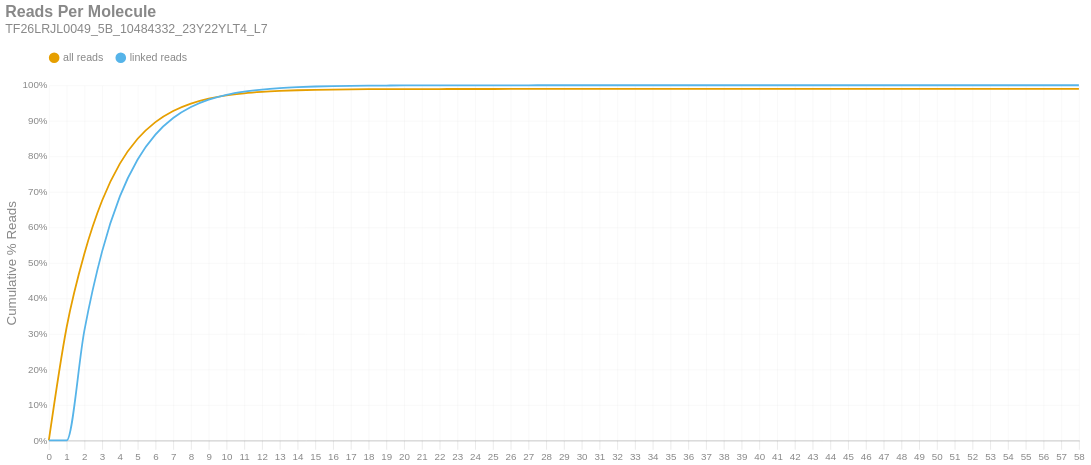

The notebook cell saved with this chart:
### Markdown cell above
### Reads per Molecule
This chart shows the cumulative distribution of the number of reads per linked molecule. That is, how many alignments are associated with a unique molecule. This excludes the number of reads associated with invalid or absent linked-read barcodes. The `linked` histogram is the percentages recalculated when disregarding singletons.

### Code cell
if SKIPLR:
    print_html(f"Skipped")
else:
    counts = np.bincount(valids['reads'].cast(pl.Int64).to_numpy())
    weighted = counts * np.arange(len(counts))
    all_perc = weighted / n_reads
    linked_perc = weighted / n_linked_reads
    linked_perc[1] = 0
    binned_df = pl.DataFrame({
        'readsper': list(range(len(counts))),
        'all reads (cumsum)': np.cumsum(all_perc).tolist(),
        'linked reads (cumsum)': np.cumsum(linked_perc).tolist(),
    })

    with SafeRender(binned_df):
        (
            density_plot(binned_df, 'Reads Per Molecule', samplename, 'readspmol')
            .encode(
                x=alt.X('readsper:O', title=None).axis(labelAngle=0).scale(padding=0),
                y=alt.Y('value:Q', title='Cumulative % Reads').axis(format='%').stack(False),
                color=alt.Color("key:N").scale(domain=["all reads", "linked reads"]),
                tooltip=[
                    alt.Tooltip("key:N", title="Data Type"),
                    alt.Tooltip("readsper:O", title="Reads Per Molecule"),
                    alt.Tooltip("value:Q", format=".2%", title="% Reads (Cum.)")
                ]            
            )
        ).display()

### Figure 1 — Vega-Lite specification as saved in the notebook (floating-point values rounded to 4 significant figures)
{"width": "container", "height": 400, "config": {"title": {"anchor": "start", "dy": -15, "fontSize": 18, "color": "#888888", "subtitleColor": "#888888", "subtitleFontSize": 14}, "arc": {"fill": "#0072B2"}, "axis": {"domainColor": "#888888", "domainWidth": 0.5, "gridWidth": 0.2, "grid": false, "titleFontWeight": 400, "titleFontSize": 15, "labelFontSize": 11, "labelColor": "#888888", "tickColor": "#888888", "tickWidth": 0.2, "titleColor": "#888888"}, "axisBand": {"grid": false}, "axisX": {"grid": true, "tickSize": 10, "domainCap": "round"}, "axisY": {"domain": false, "grid": true, "tickSize": 0, "domainCap": "round"}, "background": "transparent", "header": {"labelFontSize": 15, "labelColor": "#888888", "titleFontSize": 15, "titleFontWeight": 600, "titleColor": "#888888"}, "legend": {"labelFont": "sans-serif", "labelFontSize": 12, "labelColor": "#888888", "symbolSize": 100, "symbolType": "circle", "titleFontSize": 12, "titlePadding": 10, "titleColor": "#888888", "title": null, "orient": "top"}, "range": {"category": ["#E69F00", "#56B4E9", "#009E73", "#F0E442", "#0072B2", "#D55E00", "#CC79A7", "#000000"], "diverging": ["#cfe8f3", "#a2d4ec", "#73bfe2", "#46abdb", "#1696d2", "#12719e"]}, "area": {"fill": "#0072B2", "fillOpacity": 0.7, "line": true, "strokeOpacity": 0.7}, "line": {"color": "#0072B2", "stroke": "#0072B2", "strokeWidth": 2}, "trail": {"color": "#0072B2", "stroke": "#0072B2", "strokeWidth": 0, "size": 1}, "point": {"filled": true, "fillOpacity": 1.0, "size": 95}, "text": {"color": "#888888", "fontSize": 11, "align": "right", "fontWeight": 400, "size": 11}, "bar": {"fill": "#0072B2", "stroke": null}, "view": {"stroke": null, "continuousWidth": 660, "continuousHeight": 400}}, "data": {"name": "data-19a8b894ecd95ad5a2d0300ed7d509fc"}, "mark": {"type": "line", "interpolate": "monotone", "point": {"opacity": 0, "size": 275}}, "encoding": {"color": {"field": "key", "scale": {"domain": ["all reads", "linked reads"]}, "type": "nominal"}, "tooltip": [{"field": "key", "title": "Data Type", "type": "nominal"}, {"field": "readsper", "title": "Reads Per Molecule", "type": "ordinal"}, {"field": "value", "format": ".2%", "title": "% Reads (Cum.)", "type": "quantitative"}], "x": {"axis": {"labelAngle": 0}, "field": "readsper", "scale": {"padding": 0}, "title": null, "type": "ordinal"}, "y": {"axis": {"format": "%"}, "field": "value", "stack": false, "title": "Cumulative % Reads", "type": "quantitative"}}, "params": [{"name": "param_c36ac31b6afebe62", "select": {"type": "point", "fields": ["key"]}, "bind": "legend"}], "title": {"text": "Reads Per Molecule", "subtitle": "TF26LRJL0049_5B_10484332_23Y22YLT4_L7"}, "transform": [{"fold": ["all reads (cumsum)", "linked reads (cumsum)"]}, {"calculate": "replace(datum.key, ' (cumsum)', '')", "as": "key"}, {"filter": {"param": "param_c36ac31b6afebe62"}}], "usermeta": {"embedOptions": {"downloadFileName": "TF26LRJL0049_5B_10484332_23Y22YLT4_L7.readspmol"}}, "$schema": "https://vega.github.io/schema/vega-lite/v6.4.1.json", "datasets": {"data-19a8b894ecd95ad5a2d0300ed7d509fc": [{"readsper": 0, "all reads (cumsum)": 0.0, "linked reads (cumsum)": 0.0}, {"readsper": 1, "all reads (cumsum)": 0.3181, "linked reads (cumsum)": 0.0}, {"readsper": 2, "all reads (cumsum)": 0.5257, "linked reads (cumsum)": 0.3092}, {"readsper": 3, "all reads (cumsum)": 0.6755, "linked reads (cumsum)": 0.5324}, {"readsper": 4, "all reads (cumsum)": 0.7793, "linked reads (cumsum)": 0.6869}, {"readsper": 5, "all reads (cumsum)": 0.8493, "linked reads (cumsum)": 0.7911}, {"readsper": 6, "all reads (cumsum)": 0.8963, "linked reads (cumsum)": 0.8611}, {"readsper": 7, "all reads (cumsum)": 0.9275, "linked reads (cumsum)": 0.9076}, {"readsper": 8, "all reads (cumsum)": 0.9483, "linked reads (cumsum)": 0.9386}, {"readsper": 9, "all reads (cumsum)": 0.9622, "linked reads (cumsum)": 0.9593}, {"readsper": 10, "all reads (cumsum)": 0.9714, "linked reads (cumsum)": 0.9731}, {"readsper": 11, "all reads (cumsum)": 0.9774, "linked reads (cumsum)": 0.982}, {"readsper": 12, "all reads (cumsum)": 0.9814, "linked reads (cumsum)": 0.9879}, {"readsper": 13, "all reads (cumsum)": 0.9841, "linked reads (cumsum)": 0.9919}, {"readsper": 14, "all reads (cumsum)": 0.9859, "linked reads (cumsum)": 0.9946}, {"readsper": 15, "all reads (cumsum)": 0.9872, "linked reads (cumsum)": 0.9965}, {"readsper": 16, "all reads (cumsum)": 0.9879, "linked reads (cumsum)": 0.9976}, {"readsper": 17, "all reads (cumsum)": 0.9884, "linked reads (cumsum)": 0.9984}, {"readsper": 18, "all reads (cumsum)": 0.9888, "linked reads (cumsum)": 0.9989}, {"readsper": 19, "all reads (cumsum)": 0.989, "linked reads (cumsum)": 0.9992}, {"readsper": 20, "all reads (cumsum)": 0.9892, "linked reads (cumsum)": 0.9995}, {"readsper": 21, "all reads (cumsum)": 0.9893, "linked reads (cumsum)": 0.9996}, {"readsper": 22, "all reads (cumsum)": 0.9894, "linked reads (cumsum)": 0.9998}, {"readsper": 23, "all reads (cumsum)": 0.9894, "linked reads (cumsum)": 0.9998}, {"readsper": 24, "all reads (cumsum)": 0.9894, "linked reads (cumsum)": 0.9999}, {"readsper": 25, "all reads (cumsum)": 0.9895, "linked reads (cumsum)": 0.9999}, {"readsper": 26, "all reads (cumsum)": 0.9895, "linked reads (cumsum)": 0.9999}, {"readsper": 27, "all reads (cumsum)": 0.9895, "linked reads (cumsum)": 1.0}, {"readsper": 28, "all reads (cumsum)": 0.9895, "linked reads (cumsum)": 1.0}, {"readsper": 29, "all reads (cumsum)": 0.9895, "linked reads (cumsum)": 1.0}, {"readsper": 30, "all reads (cumsum)": 0.9895, "linked reads (cumsum)": 1.0}, {"readsper": 31, "all reads (cumsum)": 0.9895, "linked reads (cumsum)": 1.0}, {"readsper": 32, "all reads (cumsum)": 0.9895, "linked reads (cumsum)": 1.0}, {"readsper": 33, "all reads (cumsum)": 0.9895, "linked reads (cumsum)": 1.0}, {"readsper": 34, "all reads (cumsum)": 0.9895, "linked reads (cumsum)": 1.0}, {"readsper": 35, "all reads (cumsum)": 0.9895, "linked reads (cumsum)": 1.0}, {"readsper": 36, "all reads (cumsum)": 0.9895, "linked reads (cumsum)": 1.0}, {"readsper": 37, "all reads (cumsum)": 0.9895, "linked reads (cumsum)": 1.0}, {"readsper": 38, "all reads (cumsum)": 0.9895, "linked reads (cumsum)": 1.0}, {"readsper": 39, "all reads (cumsum)": 0.9895, "linked reads (cumsum)": 1.0}, {"readsper": 40, "all reads (cumsum)": 0.9895, "linked reads (cumsum)": 1.0}, {"readsper": 41, "all reads (cumsum)": 0.9895, "linked reads (cumsum)": 1.0}, {"readsper": 42, "all reads (cumsum)": 0.9895, "linked reads (cumsum)": 1.0}, {"readsper": 43, "all reads (cumsum)": 0.9895, "linked reads (cumsum)": 1.0}, {"readsper": 44, "all reads (cumsum)": 0.9895, "linked reads (cumsum)": 1.0}, {"readsper": 45, "all reads (cumsum)": 0.9895, "linked reads (cumsum)": 1.0}, {"readsper": 46, "all reads (cumsum)": 0.9895, "linked reads (cumsum)": 1.0}, {"readsper": 47, "all reads (cumsum)": 0.9895, "linked reads (cumsum)": 1.0}, {"readsper": 48, "all reads (cumsum)": 0.9895, "linked reads (cumsum)": 1.0}, {"readsper": 49, "all reads (cumsum)": 0.9895, "linked reads (cumsum)": 1.0}, {"readsper": 50, "all reads (cumsum)": 0.9895, "linked reads (cumsum)": 1.0}, {"readsper": 51, "all reads (cumsum)": 0.9895, "linked reads (cumsum)": 1.0}, {"readsper": 52, "all reads (cumsum)": 0.9895, "linked reads (cumsum)": 1.0}, {"readsper": 53, "all reads (cumsum)": 0.9895, "linked reads (cumsum)": 1.0}, {"readsper": 54, "all reads (cumsum)": 0.9895, "linked reads (cumsum)": 1.0}, {"readsper": 55, "all reads (cumsum)": 0.9895, "linked reads (cumsum)": 1.0}, {"readsper": 56, "all reads (cumsum)": 0.9895, "linked reads (cumsum)": 1.0}, {"readsper": 57, "all reads (cumsum)": 0.9895, "linked reads (cumsum)": 1.0}, {"readsper": 58, "all reads (cumsum)": 0.9895, "linked reads (cumsum)": 1.0}]}}
